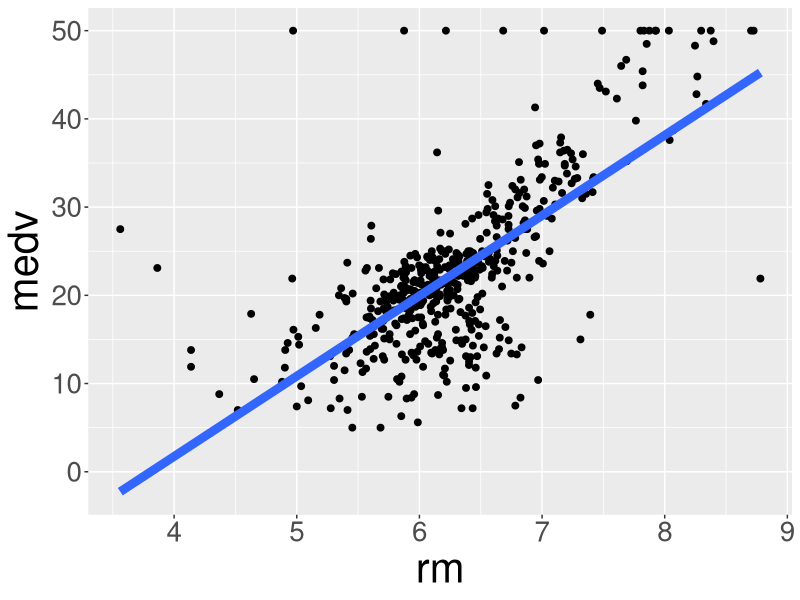
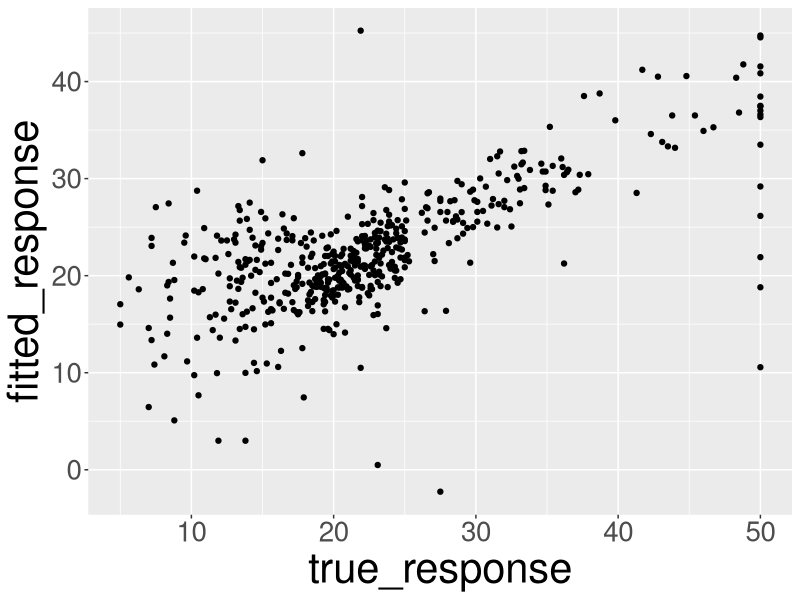
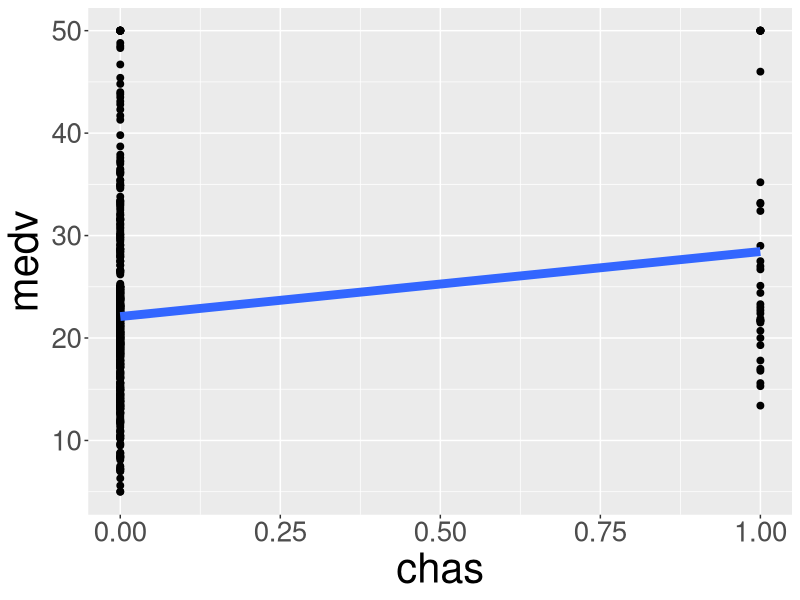
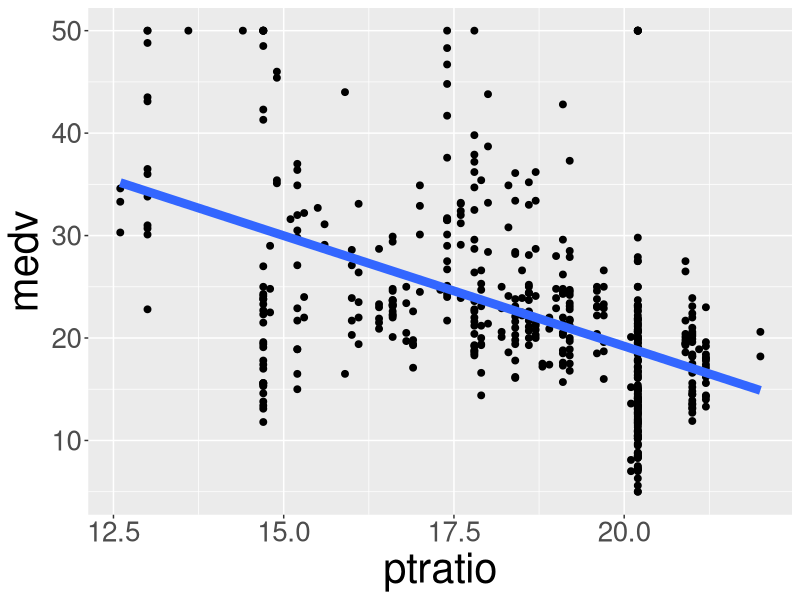
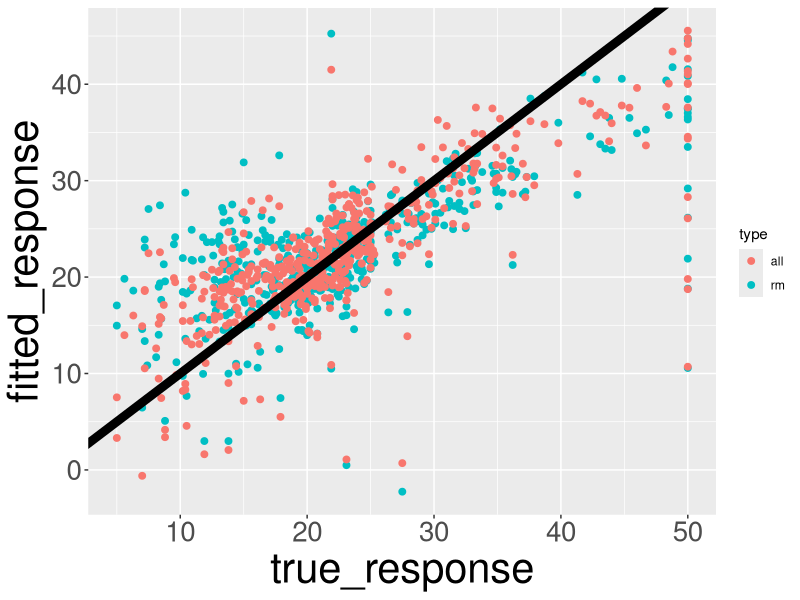
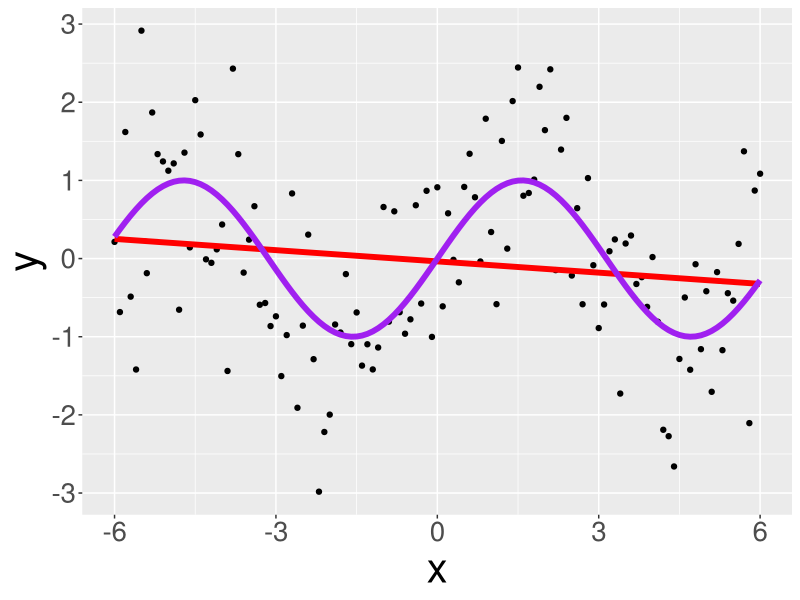
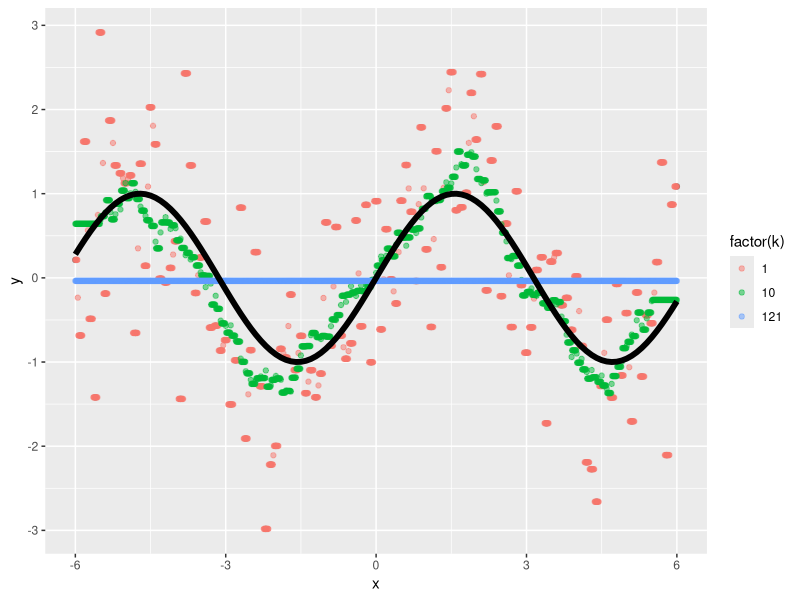

Generate these figures, in order, with R:
## ---- chunk 1
knitr::opts_chunk$set(echo = TRUE, message = FALSE,
                      warnings = FALSE, fig.align = 'center',  eval = TRUE)
## ---- chunk 2
library(MASS)   
library(tidyverse)   #INSTALL IF NEEDED
library(caret)       #INSTALL IF NEEDED
data(Boston)
boston <- Boston %>% dplyr::select(crim, rm, zn, chas, ptratio, medv)
head(boston)
summary(boston)
## ---- chunk 3
fit_rm <- lm(medv ~ rm, data = boston)
fit_rm
## ---- chunk 4
df_rm <- data.frame(true_response = boston$medv,
           fitted_response = fit_rm$fitted.values,
           residual = fit_rm$residuals)
head(df_rm)
summary(fit_rm)$r.squared    #compute R2
## ---- chunk 5
# theme function: customize the non-data components of your plots: i.e. titles, labels, fonts, background, gridlines, and legends.
mytheme <- theme(axis.title = element_text(size = 30),
        axis.text = element_text(size = 20))

ggplot(data = boston, mapping = aes(x = rm, y = medv)) + 
  geom_point(size = 2) + 
  geom_smooth(method = "lm", se = FALSE, size = 3) +
  mytheme
ggplot(data = df_rm) +
  geom_point(mapping = aes(x = true_response,
                           y = fitted_response)) +
  mytheme
## ---- chunk 6
fit_chas <- lm(medv ~ chas, data = boston)
fit_chas
summary(fit_chas)$r.squared
## ---- chunk 7
ggplot(data = boston, mapping = aes(x = chas, y = medv)) + 
  geom_point(size = 2) + 
  geom_smooth(method = "lm", se = FALSE, size = 3) +
  mytheme
## ---- chunk 8
fit_ptratio <- lm(medv ~ ptratio, data = boston)
fit_ptratio
summary(fit_ptratio)$r.squared
## ---- chunk 9
ggplot(data = boston, mapping = aes(x = ptratio, y = medv)) + 
  geom_point(size = 2) + 
  geom_smooth(method = "lm", se = FALSE, size = 3) +
  mytheme
## ---- chunk 10
fit_rm_ptratio <- lm(medv ~ rm + ptratio, data = boston)
fit_rm_ptratio
summary(fit_rm_ptratio)$r.squared
## ---- chunk 11
fit_all <- lm(formula = medv ~ ., data = boston)
## ---- chunk 12
df_all <- data.frame(true_response = boston$medv,
           fitted_response = fit_all$fitted.values,
           residual = fit_all$residuals)
df_all <- rbind(cbind(df_rm, type = "rm"),
                cbind(df_all, type = "all"))
ggplot(df_all) + 
  geom_point(mapping = aes(x = true_response,
                           y = fitted_response,
                           color = type),
             size = 2) +
  geom_abline(slope = 1, intercept = 0, size = 3) + 
  mytheme
## ---- chunk 13
summary(fit_rm_ptratio)
## ---- chunk 14
anova(fit_rm_ptratio)
## ---- chunk 15
fit_null <- lm(medv ~ 1, data = boston)
anova(fit_null, fit_rm_ptratio)
## ---- chunk 16
confint(fit_rm_ptratio, level = 0.95) # 95% CI for the coefficients 
## ---- chunk 17
df_test <- data.frame(rm=1, ptratio=2)
predict(fit_rm_ptratio, newdata = df_test, 
        level = 0.95, interval = "confidence")
## ---- chunk 18
predict(fit_rm_ptratio, newdata = df_test, 
        level = 0.95, interval = "prediction")
## ---- chunk 19
df_test <- data.frame(rm = c(1:5), ptratio = c(2:6))
predict(fit_rm_ptratio, newdata = df_test, 
        level = 0.95, interval = "confidence")
## ---- chunk 20
boston$rm_cate <- cut_number(boston$rm, 3)              #create a qualitative variable
levels(boston$rm_cate) <- c("Small", "Medium", "Big")   #set the labels
head(boston %>% dplyr::select(medv, rm, rm_cate))       #select the variables
## ---- chunk 21
fit_rm_cate <- lm(medv ~ rm_cate, data = boston)
summary(fit_rm_cate)
## ---- chunk 22
x <- seq(from = -6, to = 6, by = 0.1)
n <- length(x)
y_true <- sin(x)    #true function
y <- y_true + rnorm(length(x))
train_dat <- data.frame(x = x, y = y, y_true = y_true)
ggplot(train_dat, mapping = aes(x = x, y = y)) +
  geom_point() +
  geom_smooth(method = "lm", color = "red", se = FALSE,
              size = 2) +
  geom_line(mapping = aes(x = x, y = y_true), 
            color = "purple",
            size = 2) + mytheme
head(train_dat)
## ---- chunk 23
x_test <- seq(from = -6, to = 6, by = 0.01)  #test data
y_true_test <- sin(x_test)
y_test <- y_true_test + rnorm(length(x_test))
k_seq <- c(1, 10, n)
pred_dat <- NULL
test_error_seq <- train_error_seq <- rep(0, 3)
for(k in seq_along(k_seq)){
  # knnreg: $k$-nearest neighbour regression that can return the average value for the neighbours.
  fit <- knnreg(data.frame(x), y, k = k_seq[k])
  y_test_hat <- predict(fit, data.frame(x_test))
  test_error_seq[k] <- sum((y_test - y_test_hat)^2)
  y_train_hat <- predict(fit, data.frame(x))
  train_error_seq[k] <- sum((y - y_train_hat)^2)
  pred_dat <- rbind(pred_dat,
                    data.frame(x = x_test,
                               y = y_test_hat,
                               y_true = y_test,
                               k = k_seq[k]))
}
data.frame(k = k_seq, train_error = train_error_seq, test_error = test_error_seq)

# note: multiple datasets in one plot
ggplot(pred_dat) + 
  geom_point(mapping = aes(x = x,
                           y = y),
             data = train_dat,
             alpha = 0.5,
             color = "black") + 
  geom_point(mapping = aes(x = x, 
                           y = y,
                           color = factor(k)),
             alpha = 0.5) +
  geom_line(mapping = aes(x = x,
                          y = y_true),
            data = train_dat,
            size = 2) 
